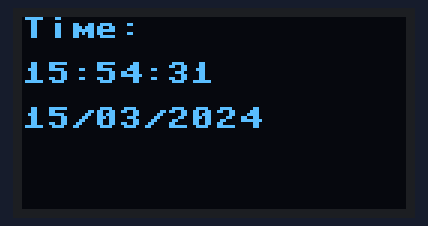
Simulated run of this program. Board: ESP32 board running MicroPython. Parts: 128×64 one-colour display. WiFi joins after 1.5 s; the clock reads 2024-03-15 10:24:30 at power-on unless the program sets it; library files of the repository ran but are not shown: ssd1306.py.

Above: at 1.7 s.
At 5.8 s:
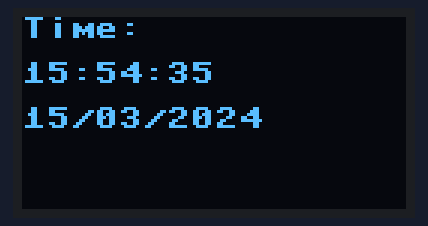
At 10.9 s:
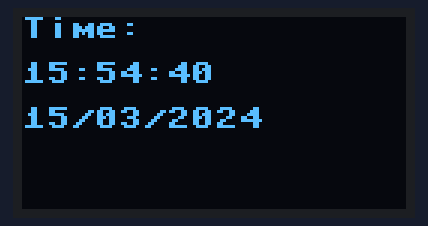
At 20.1 s:
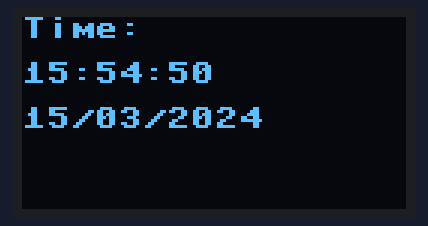
At 27.3 s:
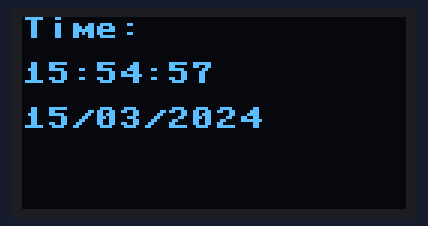
At 38.6 s:
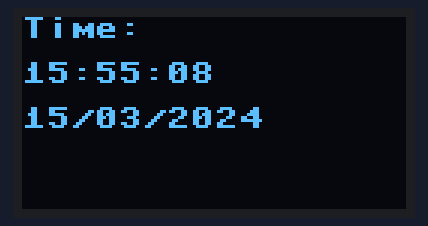

Measured:
- what the display in image 0 shows lasts 1.0 s, from 1.6 s to 2.6 s

The program:

ntptimeserver_oled.py
```python
from machine import Pin, I2C
import ssd1306
import network
import urequests
import ntptime
import time

#ESP32-C3  Xiao Board Pin assignment for SSD 1306 OLED 3.3V
i2c = I2C(scl=Pin(7), sda=Pin(6))

oled_width = 128
oled_height = 64
oled = ssd1306.SSD1306_I2C(oled_width, oled_height, i2c)

# Configuration
WIFI_SSID = 'ssid'
WIFI_PASS = 'password'

# Connect to Wi-Fi
wifi = network.WLAN(network.STA_IF)
wifi.active(True)
wifi.connect(WIFI_SSID, WIFI_PASS)
while not wifi.isconnected():
    time.sleep(0.5)

ntptime.host = 'time.nplindia.org'  # ntp server

ntptime.settime()

# Convert UTC to IST (+5:30)
def get_ist_time():
    return time.localtime(time.time() + 19800)

def format_time_str(t):
    return "{:02d}:{:02d}:{:02d}".format(t[3], t[4], t[5])

while True:
    t = get_ist_time()
    oled.fill(0)
    oled.text("Time:", 0, 0)
    oled.text(format_time_str(t), 0, 15)
    oled.text("{:02d}/{:02d}/{}".format(t[2], t[1], t[0]), 0, 30)  # DD/MM/YYYY
    oled.show()
    time.sleep(1)
```
